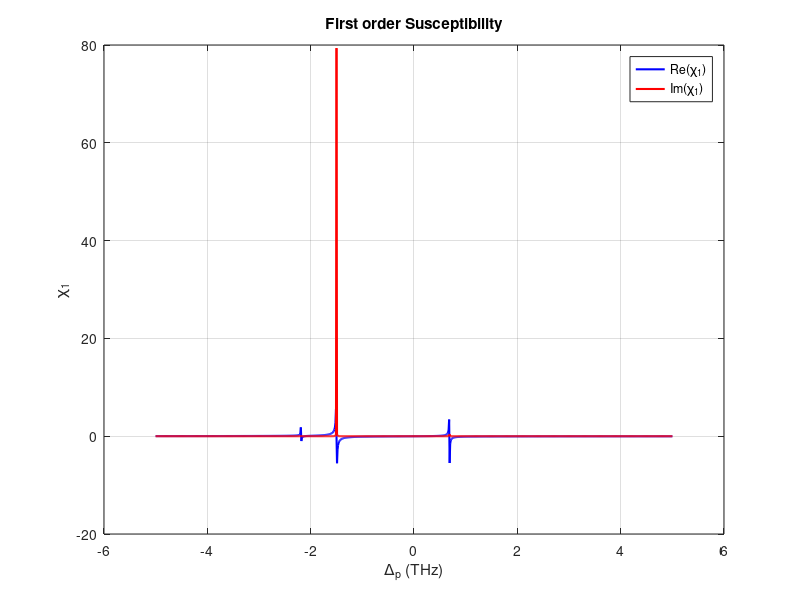

MATLAB code to generate this figure:
clear;
close all;

% Parameters
deltap = -5e12:0.01e12:5e12;
deltac = 1e12;
deltad = 2.0e12;
% omega = 0;
K = 1.4e17;
omegab = 0.5e12;
omegac = 1e12;
omegap = 10.08e14;
g21 = 2.31e11;                 % (\gamma_{21})
g31 = 2.10e9;                 % (\gamma_{31})
g41 = 2.21e11;                 % (\gamma_{41})
c = 3e8;

% Complex detuning terms
d21 = deltap + 1i * (g21 / 2);
d31 = deltap + deltac + 1i * (g31 / 2);
d41 = deltap + deltad + 1i * (g41 / 2);

% Numerator and denominator terms
Dp = (deltap) .* (deltap + deltad) - abs(omegab)^2;

D = (deltap) .* (deltap + deltad) .* ...
    (deltap + deltac + 1i * g31/2) - ...
    abs(omegab)^2 .* (deltap + deltac + 1i * g31/2) - ...
    abs(omegac)^2 .* (deltap + deltad);

% Third-order susceptibility (\chi_3)
A = (2 .* K .* c) ./ omegap; % Normalization constant
chi1 = ((-A.*Dp) ./ D);
%chi3 = abs(A).^2 .* Dp ./ (D.^2 .* d21);

% Plotting
figure;
plot(deltap ./ 10^12, real(chi1), 'b', 'LineWidth', 1.5); hold on;
plot(deltap ./ 10^12, imag(chi1), 'r', 'LineWidth', 1.5); hold on;
%plot(deltap ./ 10^12, real(chi3), 'b', 'LineWidth', 1.5); hold on; % Real part
%plot(deltap ./ 10^12, imag(chi3), 'r', 'LineWidth', 1.5);          % Imaginary part
xlabel('\Delta_p (THz)');
ylabel('\chi_1');
legend('Re(\chi_1)', 'Im(\chi_1)');
title('First order Susceptibility');
grid on;
